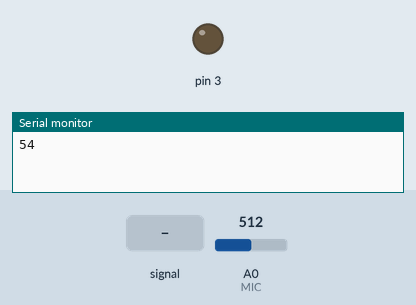
Recording of a sketch running on a simulated Arduino Uno, built with avr-gcc and run on an emulated ATmega328P. On the bench: output pins drawn as LEDs (lit = HIGH), the last lines printed to the serial monitor. Inputs (shaded band) come from the test bench; at power-on: A0 (MIC) = 512.

Above: at 1.2 s.
1.3 s: A0 (MIC) fed a 200 Hz sine of ±255 counts around its level
At 2.4 s:
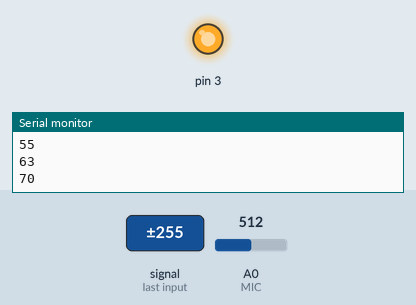
4.3 s: A0 (MIC) set to 306
At 6.5 s:
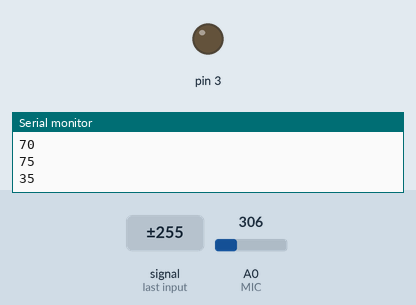
6.8 s: A0 (MIC) set to 625
8.3 s: A0 (MIC) set to 654
At 9.0 s:
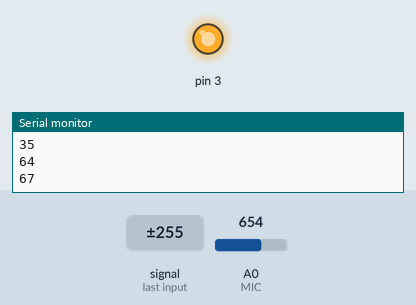
Timing chart, 0 to 11.3 s (numbered marks = the images above; inputs shaded):
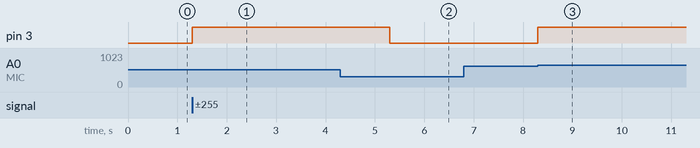

Measured:
- the behaviour switches between 642 and 643 on A0 (MIC) (found by bisection; images 2 and 3)
- after the input at 1.3 s, pin 3: LOW → HIGH at once
- after the input at 4.3 s, pin 3: HIGH → LOW after 1.0 s
- after the input at 8.3 s, pin 3: LOW → HIGH at once

The sketch:

sonido.ino
```cpp
const int MIC = 0; //the microphone amplifier output is connected to pin A0
int adc;
int dB, PdB; //the variable that will hold the value read from the microphone each time

void setup() {
Serial.begin(9600); //sets the baud rate at 9600 so we can check the values the microphone is obtaining on the Serial Monitor
  pinMode(3, OUTPUT);
}

void loop(){
  digitalWrite(3, LOW);
  PdB = dB; //Store the previous of dB here

  adc= analogRead(MIC); //Read the ADC value from amplifer
  //Serial.println (adc);//Print ADC for initial calculation
  dB = (adc+83.2073) / 11.003; //Convert ADC value to dB using Regression values

  if (PdB!=dB)
  Serial.println (dB);

  if (dB>65)
  {
    digitalWrite(3, HIGH);   // turn the LED on (HIGH is the voltage level)
    delay(2000);                       // wait for a second
    digitalWrite(3, LOW);
  }
  //delay(100);

}
```
